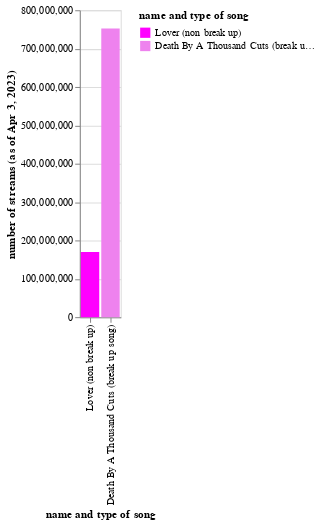

Write notebook code for a chart like this one.
### Code cell
## this code block is for FIGURE 19
df = pd.DataFrame({"name and type of song": ["Death By A Thousand Cuts (break up song)", "Lover (non break up)"], "number of streams (as of Apr 3, 2023)": [752179611,169518941]})

plot = (
    alt.Chart(df)
    .mark_bar()
    .encode(
        x=alt.X("name and type of song", sort="y"),
        y="number of streams (as of Apr 3, 2023)",
    color=alt.Color('name and type of song',
                     scale=alt.Scale(
                         domain=df.sort_values(['number of streams (as of Apr 3, 2023)'])['name and type of song'].tolist(),
                         range=['fuchsia', 'violet']))))
plot

### Figure 1 — Vega-Lite specification as saved in the notebook (floating-point values rounded to 4 significant figures)
{"config": {"view": {"continuousWidth": 400, "continuousHeight": 300}}, "data": {"name": "data-a899a3714c1caf75d7bd7347fa44baf5"}, "mark": "bar", "encoding": {"color": {"field": "name and type of song", "scale": {"domain": ["Lover (non break up)", "Death By A Thousand Cuts (break up song)"], "range": ["fuchsia", "violet"]}, "type": "nominal"}, "x": {"field": "name and type of song", "sort": "y", "type": "nominal"}, "y": {"field": "number of streams (as of Apr 3, 2023)", "type": "quantitative"}}, "$schema": "https://vega.github.io/schema/vega-lite/v4.17.0.json", "datasets": {"data-a899a3714c1caf75d7bd7347fa44baf5": [{"name and type of song": "Death By A Thousand Cuts (break up song)", "number of streams (as of Apr 3, 2023)": 752179611}, {"name and type of song": "Lover (non break up)", "number of streams (as of Apr 3, 2023)": 169518941}]}}
